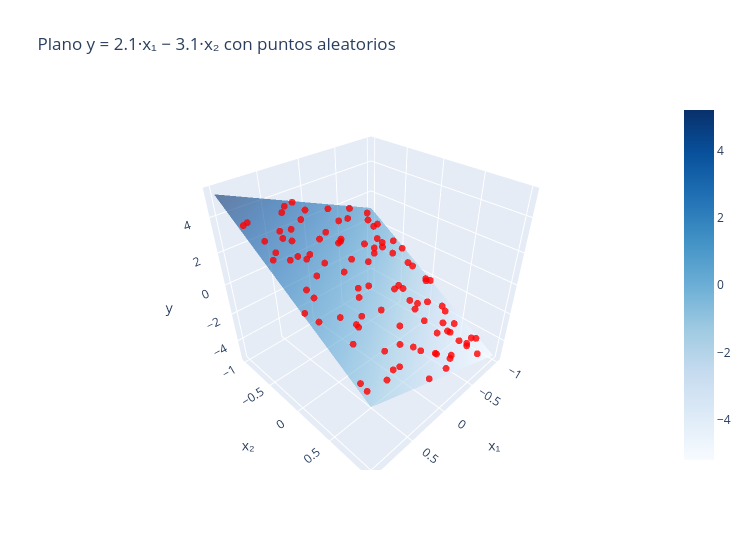

This figure's notebook cell:
### Code cell
# ── Gráfico 3D: superficie del plano + puntos aleatorios ──────────────
# Malla para la superficie
x1_grid = np.linspace(-1, 1, 50)
x2_grid = np.linspace(-1, 1, 50)
X1_mesh, X2_mesh = np.meshgrid(x1_grid, x2_grid)
Y_surface = THETA1_REAL * X1_mesh + THETA2_REAL * X2_mesh

fig = go.Figure()

# Superficie del plano
fig.add_trace(go.Surface(
    x=X1_mesh, y=X2_mesh, z=Y_surface,
    opacity=0.6,
    colorscale='Blues',
    name='Plano real'
))

# Puntos de entrenamiento
fig.add_trace(go.Scatter3d(
    x=x_1, y=x_2, z=y_label,
    mode='markers',
    marker=dict(size=4, color='red', opacity=0.8),
    name='Datos generados'
))

fig.update_layout(
    title='Plano y = 2.1·x₁ − 3.1·x₂ con puntos aleatorios',
    scene=dict(xaxis_title='x₁', yaxis_title='x₂', zaxis_title='y'),
    width=750, height=550
)
fig.show()
